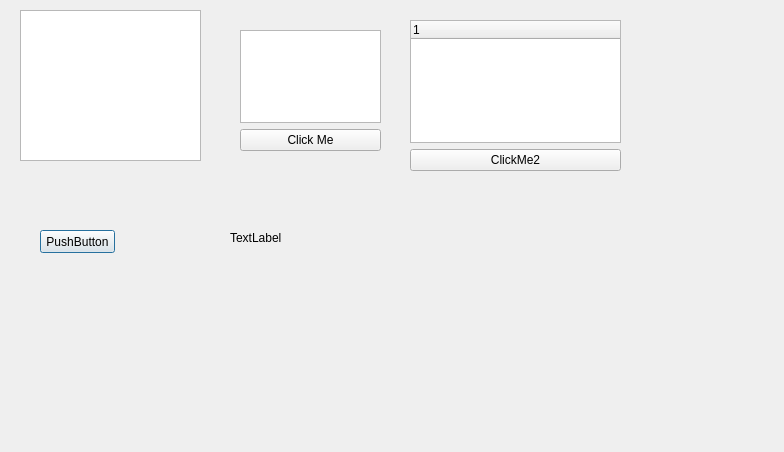
<?xml version="1.0" encoding="UTF-8"?>
<ui version="4.0">
 <class>MyDialog</class>
 <widget class="QDialog" name="MyDialog">
  <property name="geometry">
   <rect>
    <x>0</x>
    <y>0</y>
    <width>784</width>
    <height>452</height>
   </rect>
  </property>
  <property name="windowTitle">
   <string>Dialog</string>
  </property>
  <widget class="QTextEdit" name="textEdit">
   <property name="geometry">
    <rect>
     <x>20</x>
     <y>10</y>
     <width>181</width>
     <height>151</height>
    </rect>
   </property>
  </widget>
  <widget class="QPushButton" name="pushButton">
   <property name="geometry">
    <rect>
     <x>40</x>
     <y>230</y>
     <width>75</width>
     <height>23</height>
    </rect>
   </property>
   <property name="text">
    <string>PushButton</string>
   </property>
  </widget>
  <widget class="QLabel" name="label">
   <property name="geometry">
    <rect>
     <x>230</x>
     <y>230</y>
     <width>141</width>
     <height>16</height>
    </rect>
   </property>
   <property name="text">
    <string>TextLabel</string>
   </property>
  </widget>
  <widget class="QWidget" name="">
   <property name="geometry">
    <rect>
     <x>240</x>
     <y>30</y>
     <width>141</width>
     <height>121</height>
    </rect>
   </property>
   <layout class="QVBoxLayout" name="verticalLayout">
    <item>
     <widget class="QListWidget" name="listWidget"/>
    </item>
    <item>
     <widget class="QPushButton" name="pushButton_2">
      <property name="text">
       <string>Click Me</string>
      </property>
     </widget>
    </item>
   </layout>
  </widget>
  <widget class="QWidget" name="">
   <property name="geometry">
    <rect>
     <x>410</x>
     <y>20</y>
     <width>211</width>
     <height>151</height>
    </rect>
   </property>
   <layout class="QVBoxLayout" name="verticalLayout_2">
    <item>
     <widget class="QTreeWidget" name="treeWidget">
      <column>
       <property name="text">
        <string notr="true">1</string>
       </property>
      </column>
     </widget>
    </item>
    <item>
     <widget class="QPushButton" name="pushButton_3">
      <property name="text">
       <string>ClickMe2</string>
      </property>
     </widget>
    </item>
   </layout>
  </widget>
 </widget>
 <resources/>
 <connections/>
</ui>
